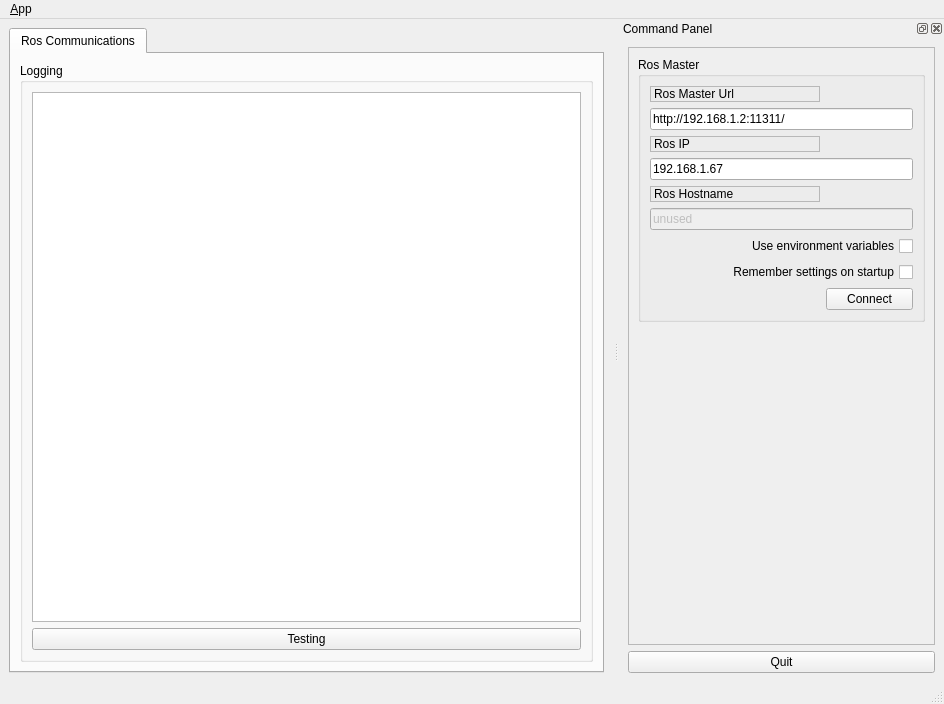
<?xml version="1.0" encoding="UTF-8"?>
<ui version="4.0">
 <class>MainWindowDesign</class>
 <widget class="QMainWindow" name="MainWindowDesign">
  <property name="geometry">
   <rect>
    <x>0</x>
    <y>0</y>
    <width>944</width>
    <height>704</height>
   </rect>
  </property>
  <property name="windowTitle">
   <string>QRosApp</string>
  </property>
  <property name="windowIcon">
   <iconset resource="../resources/images.qrc">
    <normaloff>:/images/icon.png</normaloff>:/images/icon.png</iconset>
  </property>
  <property name="locale">
   <locale language="English" country="Australia"/>
  </property>
  <widget class="QWidget" name="centralwidget">
   <layout class="QHBoxLayout">
    <item>
     <widget class="QTabWidget" name="tab_manager">
      <property name="minimumSize">
       <size>
        <width>100</width>
        <height>0</height>
       </size>
      </property>
      <property name="locale">
       <locale language="English" country="Australia"/>
      </property>
      <property name="currentIndex">
       <number>0</number>
      </property>
      <widget class="QWidget" name="tab_status">
       <attribute name="title">
        <string>Ros Communications</string>
       </attribute>
       <layout class="QVBoxLayout" name="verticalLayout_2">
        <item>
         <widget class="QGroupBox" name="groupBox_12">
          <property name="sizePolicy">
           <sizepolicy hsizetype="MinimumExpanding" vsizetype="Preferred">
            <horstretch>0</horstretch>
            <verstretch>0</verstretch>
           </sizepolicy>
          </property>
          <property name="title">
           <string>Logging</string>
          </property>
          <layout class="QGridLayout" name="gridLayout_3">
           <item row="0" column="0">
            <widget class="QListView" name="view_logging"/>
           </item>
           <item row="1" column="0">
            <widget class="QPushButton" name="cmd_okbutton">
             <property name="text">
              <string>Testing</string>
             </property>
            </widget>
           </item>
          </layout>
         </widget>
        </item>
       </layout>
      </widget>
     </widget>
    </item>
   </layout>
  </widget>
  <widget class="QMenuBar" name="menubar">
   <property name="geometry">
    <rect>
     <x>0</x>
     <y>0</y>
     <width>944</width>
     <height>19</height>
    </rect>
   </property>
   <widget class="QMenu" name="menu_File">
    <property name="title">
     <string>&amp;App</string>
    </property>
    <addaction name="action_Preferences"/>
    <addaction name="separator"/>
    <addaction name="actionAbout"/>
    <addaction name="actionAbout_Qt"/>
    <addaction name="separator"/>
    <addaction name="action_Quit"/>
   </widget>
   <addaction name="menu_File"/>
  </widget>
  <widget class="QStatusBar" name="statusbar"/>
  <widget class="QDockWidget" name="dock_status">
   <property name="sizePolicy">
    <sizepolicy hsizetype="Minimum" vsizetype="Preferred">
     <horstretch>0</horstretch>
     <verstretch>0</verstretch>
    </sizepolicy>
   </property>
   <property name="minimumSize">
    <size>
     <width>325</width>
     <height>368</height>
    </size>
   </property>
   <property name="allowedAreas">
    <set>Qt::RightDockWidgetArea</set>
   </property>
   <property name="windowTitle">
    <string>Command Panel</string>
   </property>
   <attribute name="dockWidgetArea">
    <number>2</number>
   </attribute>
   <widget class="QWidget" name="dockWidgetContents_2">
    <layout class="QVBoxLayout" name="verticalLayout">
     <item>
      <widget class="QFrame" name="frame">
       <property name="sizePolicy">
        <sizepolicy hsizetype="Minimum" vsizetype="Preferred">
         <horstretch>0</horstretch>
         <verstretch>0</verstretch>
        </sizepolicy>
       </property>
       <property name="frameShape">
        <enum>QFrame::StyledPanel</enum>
       </property>
       <property name="frameShadow">
        <enum>QFrame::Raised</enum>
       </property>
       <layout class="QVBoxLayout" name="verticalLayout_3">
        <item>
         <widget class="QGroupBox" name="groupBox">
          <property name="title">
           <string>Ros Master</string>
          </property>
          <layout class="QGridLayout" name="gridLayout">
           <item row="0" column="0">
            <widget class="QLabel" name="label">
             <property name="frameShape">
              <enum>QFrame::StyledPanel</enum>
             </property>
             <property name="frameShadow">
              <enum>QFrame::Raised</enum>
             </property>
             <property name="text">
              <string>Ros Master Url</string>
             </property>
            </widget>
           </item>
           <item row="1" column="0" colspan="2">
            <widget class="QLineEdit" name="line_edit_master">
             <property name="text">
              <string>http://192.168.1.2:11311/</string>
             </property>
            </widget>
           </item>
           <item row="2" column="0">
            <widget class="QLabel" name="label_2">
             <property name="frameShape">
              <enum>QFrame::StyledPanel</enum>
             </property>
             <property name="frameShadow">
              <enum>QFrame::Raised</enum>
             </property>
             <property name="text">
              <string>Ros IP</string>
             </property>
            </widget>
           </item>
           <item row="3" column="0" colspan="2">
            <widget class="QLineEdit" name="line_edit_host">
             <property name="text">
              <string>192.168.1.67</string>
             </property>
            </widget>
           </item>
           <item row="4" column="0">
            <widget class="QLabel" name="label_3">
             <property name="frameShape">
              <enum>QFrame::StyledPanel</enum>
             </property>
             <property name="frameShadow">
              <enum>QFrame::Raised</enum>
             </property>
             <property name="text">
              <string>Ros Hostname</string>
             </property>
            </widget>
           </item>
           <item row="5" column="0" colspan="2">
            <widget class="QLineEdit" name="line_edit_topic">
             <property name="enabled">
              <bool>false</bool>
             </property>
             <property name="text">
              <string>unused</string>
             </property>
            </widget>
           </item>
           <item row="6" column="0" colspan="2">
            <widget class="QCheckBox" name="checkbox_use_environment">
             <property name="layoutDirection">
              <enum>Qt::RightToLeft</enum>
             </property>
             <property name="text">
              <string>Use environment variables</string>
             </property>
            </widget>
           </item>
           <item row="7" column="0" colspan="2">
            <widget class="QCheckBox" name="checkbox_remember_settings">
             <property name="layoutDirection">
              <enum>Qt::RightToLeft</enum>
             </property>
             <property name="text">
              <string>Remember settings on startup</string>
             </property>
            </widget>
           </item>
           <item row="8" column="0">
            <spacer name="horizontalSpacer">
             <property name="orientation">
              <enum>Qt::Horizontal</enum>
             </property>
             <property name="sizeHint" stdset="0">
              <size>
               <width>170</width>
               <height>21</height>
              </size>
             </property>
            </spacer>
           </item>
           <item row="8" column="1">
            <widget class="QPushButton" name="button_connect">
             <property name="enabled">
              <bool>true</bool>
             </property>
             <property name="sizePolicy">
              <sizepolicy hsizetype="MinimumExpanding" vsizetype="Fixed">
               <horstretch>0</horstretch>
               <verstretch>0</verstretch>
              </sizepolicy>
             </property>
             <property name="toolTip">
              <string>Set the target to the current joint trajectory state.</string>
             </property>
             <property name="statusTip">
              <string>Clear all waypoints and set the target to the current joint trajectory state.</string>
             </property>
             <property name="text">
              <string>Connect</string>
             </property>
            </widget>
           </item>
          </layout>
         </widget>
        </item>
        <item>
         <spacer name="verticalSpacer_3">
          <property name="orientation">
           <enum>Qt::Vertical</enum>
          </property>
          <property name="sizeHint" stdset="0">
           <size>
            <width>20</width>
            <height>233</height>
           </size>
          </property>
         </spacer>
        </item>
       </layout>
      </widget>
     </item>
     <item>
      <widget class="QPushButton" name="quit_button">
       <property name="sizePolicy">
        <sizepolicy hsizetype="MinimumExpanding" vsizetype="Fixed">
         <horstretch>0</horstretch>
         <verstretch>0</verstretch>
        </sizepolicy>
       </property>
       <property name="text">
        <string>Quit</string>
       </property>
      </widget>
     </item>
    </layout>
   </widget>
  </widget>
  <action name="action_Quit">
   <property name="text">
    <string>&amp;Quit</string>
   </property>
   <property name="shortcut">
    <string>Ctrl+Q</string>
   </property>
   <property name="shortcutContext">
    <enum>Qt::ApplicationShortcut</enum>
   </property>
  </action>
  <action name="action_Preferences">
   <property name="text">
    <string>&amp;Preferences</string>
   </property>
  </action>
  <action name="actionAbout">
   <property name="text">
    <string>&amp;About</string>
   </property>
  </action>
  <action name="actionAbout_Qt">
   <property name="text">
    <string>About &amp;Qt</string>
   </property>
  </action>
 </widget>
 <resources>
  <include location="../resources/images.qrc"/>
 </resources>
 <connections>
  <connection>
   <sender>action_Quit</sender>
   <signal>triggered()</signal>
   <receiver>MainWindowDesign</receiver>
   <slot>close()</slot>
   <hints>
    <hint type="sourcelabel">
     <x>-1</x>
     <y>-1</y>
    </hint>
    <hint type="destinationlabel">
     <x>399</x>
     <y>299</y>
    </hint>
   </hints>
  </connection>
  <connection>
   <sender>quit_button</sender>
   <signal>clicked()</signal>
   <receiver>MainWindowDesign</receiver>
   <slot>close()</slot>
   <hints>
    <hint type="sourcelabel">
     <x>859</x>
     <y>552</y>
    </hint>
    <hint type="destinationlabel">
     <x>469</x>
     <y>299</y>
    </hint>
   </hints>
  </connection>
 </connections>
</ui>
